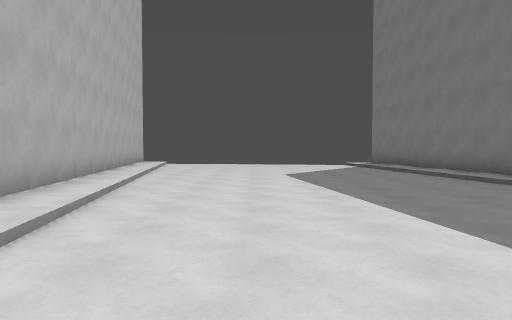
View 1 (above)

17 first-person views from a walk through a Godot game level. The camera is 1.4 m above the floor, tilts 2° down and sees 70° across. The floor is counted in squares, 2 m on a side. Each view is taken from the middle of a square. On the plan, view 1 faces up. The plan holds only what a view shows up to about 11 squares ahead; the rest is blank. The place goes on beyond the plan.

View 2
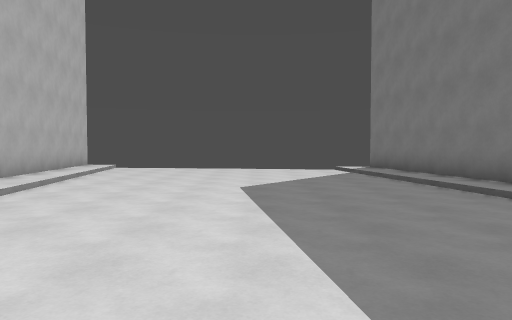

View 3
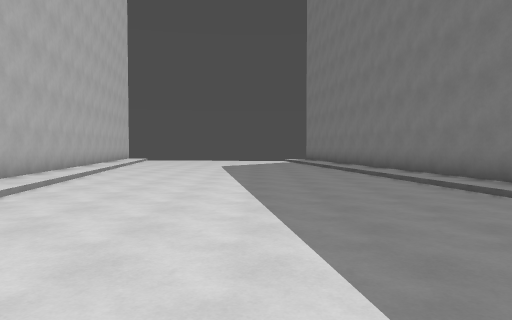

View 4
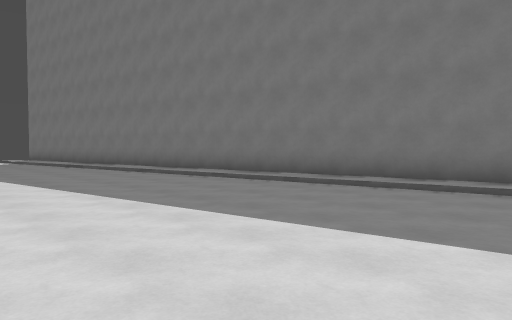

View 5
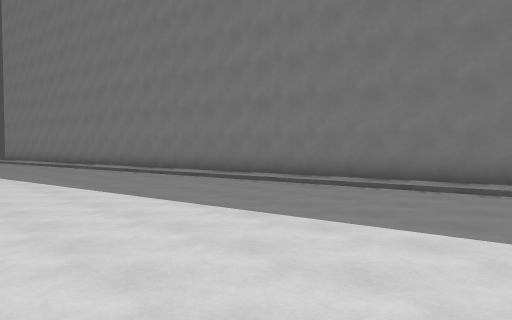

View 6
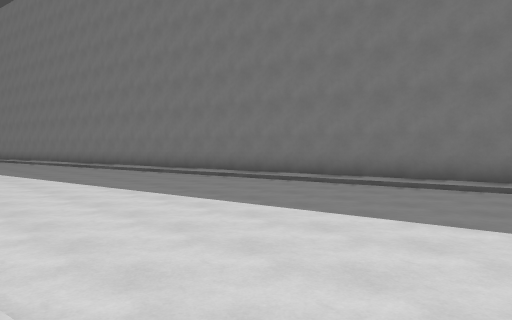

View 7
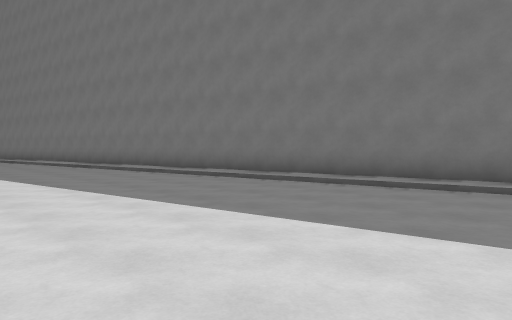

View 8
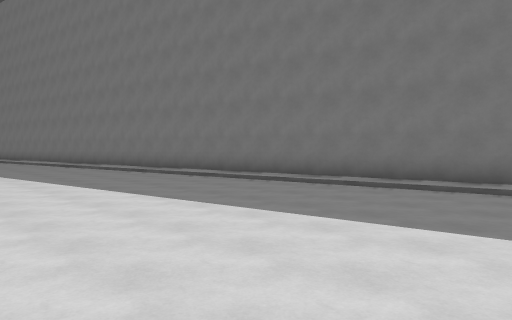

View 9
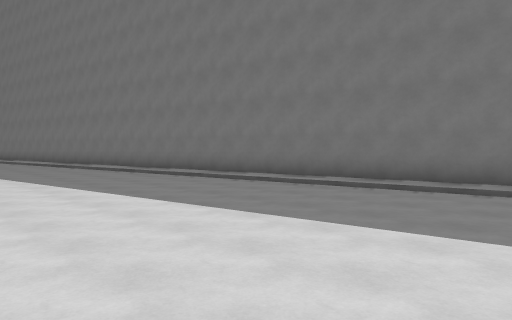

View 10
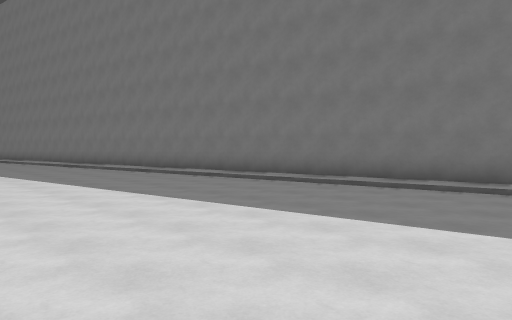

View 11
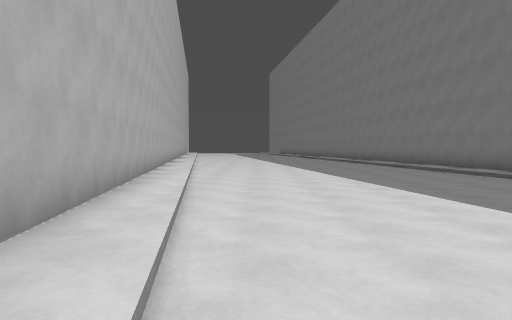

View 12
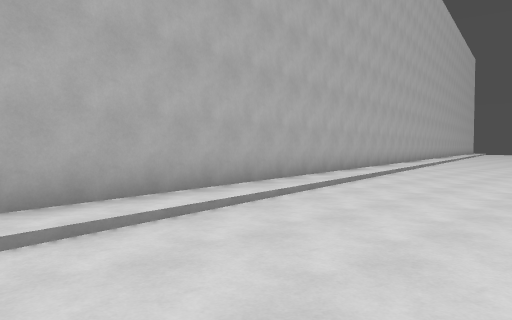

View 13
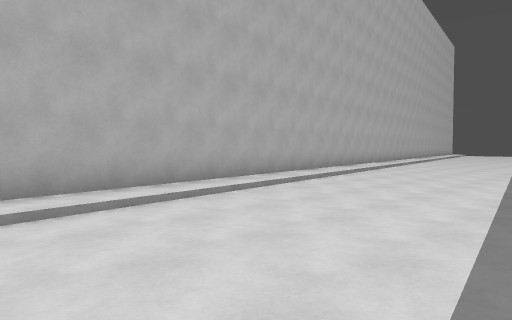

View 14
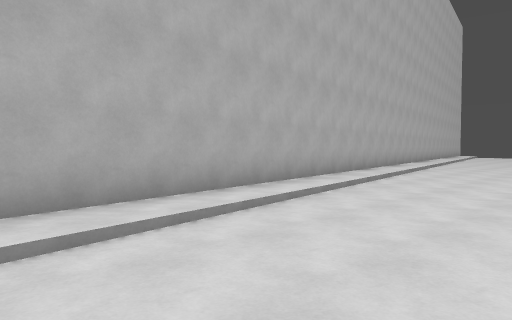

View 15
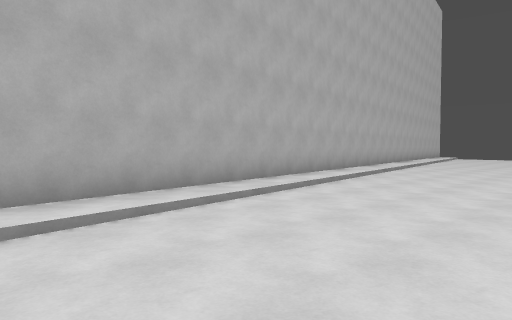

View 16
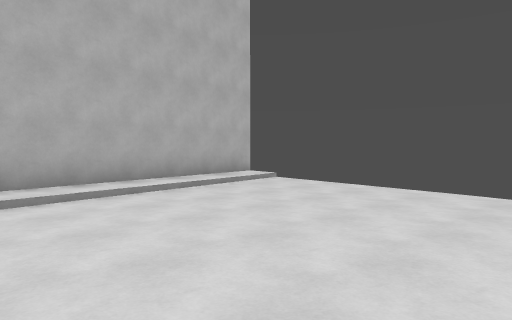

View 17
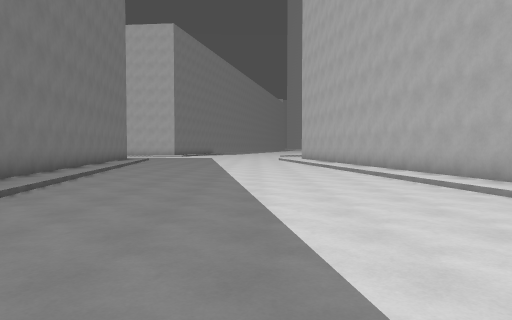

### Floor plan
Key: @ floor where view 1 was taken; # wall or solid block; . main floor; : floor 0.25 m higher than the main floor; / step, stairs or slope.
Columns run from 5 left of view 1 to 12 right of it. Each row starts with its distance up from view 1.
 16 #
 15 #:....
 14 #:.......:#
 13 #:.......:#
 12 #:/....../#
 11 ##/....../##
 10  #/....../:#
  9  #/.......:#
  8  #:.......:#
  7  #:.......:#
  6  #:......./#
  5  #:/....../#
  4  ##/....../##
  3   #/....../:#
  2   #:.......:#
  1   #:.......:#
  0   #:.@.....:#
 -1   #:/....../#
 -2   ##/....../##
 -3    #/....../:#
 -4    #/.......:#
 -5    #:.......:#
 -6    #:.......:#
 -7    #:......./#
 -8    #:/....../#
 -9    ##/....../##
-10     #/....../:#
-11     #:.......:#
-12     #:.......:#
-13     #:.......:#
-14     #:/....../#
-15     ##/....../##
-16      #/....../:#
-17      #/.......:#
-18      #:.......:#
-19      #:.......:#
-20      #:......./#
-21      #:/....../#
-22      ##/....../##
-23       #/....../:#
-24       #:.......:#
-25       #:.......:#
-26       #:.......:#
-27       #:/....../#
-28       ##/....../##
-29        #/....../:#
-30        #/.......:#
-31        #:.......:#

Where each view was taken, in squares from view 1:
view 1: 0 up, 0 right, facing up
view 2: 3 up, 1 right, facing up
view 3: 4 down, 2 right, facing up
view 4: 5 down, 0 right, facing up-right
view 5: 10 down, 0 right, facing up-right
view 6: 13 down, 0 right, facing up-right
view 7: 19 down, 2 right, facing up-right
view 8: 24 down, 2 right, facing up-right
view 9: 29 down, 3 right, facing up-right
view 10: 31 down, 3 right, facing up-right
view 11: 27 down, 3 right, facing up
view 12: 23 down, 5 right, facing up-left
view 13: 17 down, 5 right, facing up-left
view 14: 12 down, 3 right, facing up-left
view 15: 8 down, 3 right, facing up-left
view 16: 9 up, 2 right, facing up-left
view 17: 20 down, 6 right, facing down
